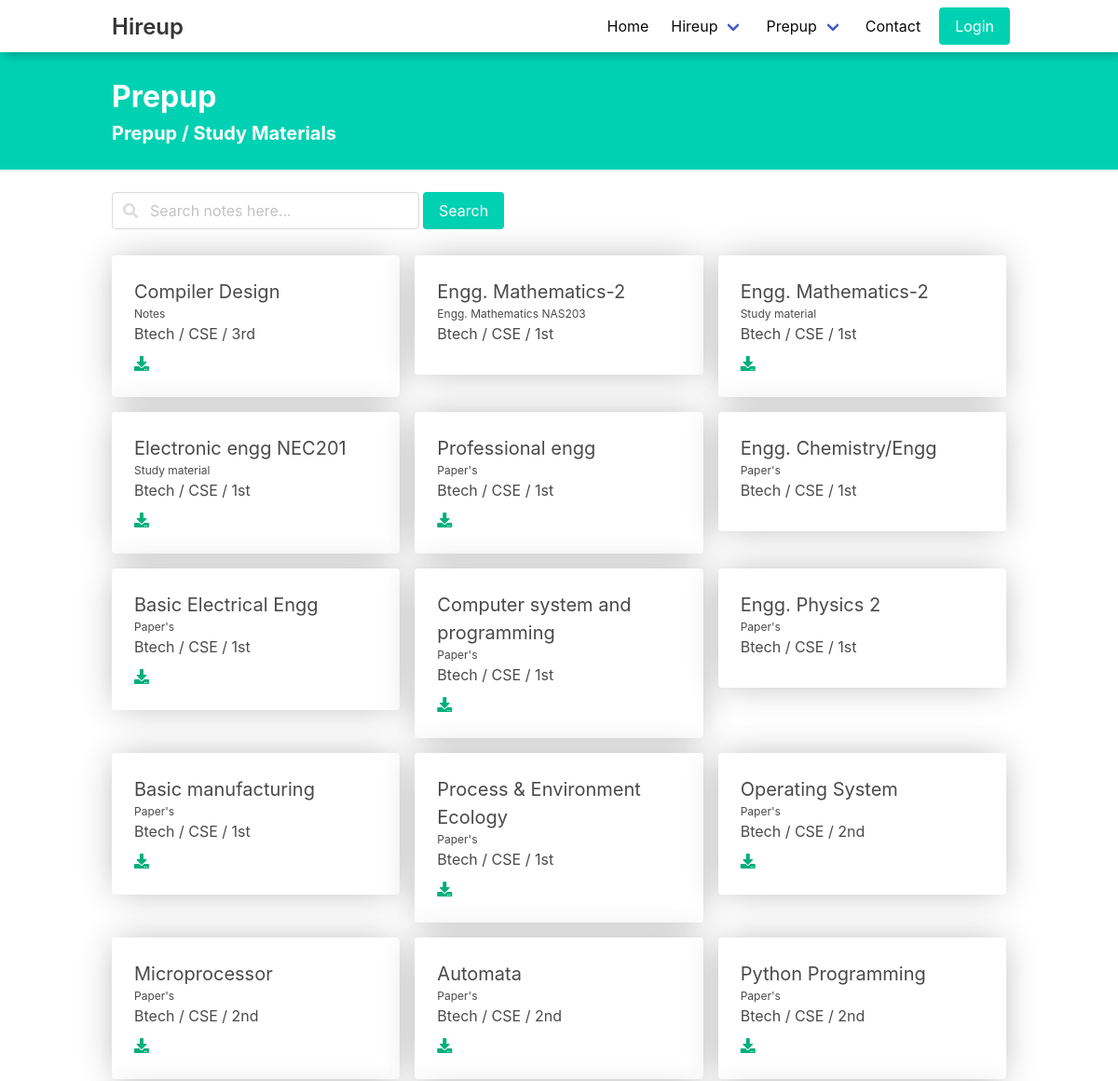
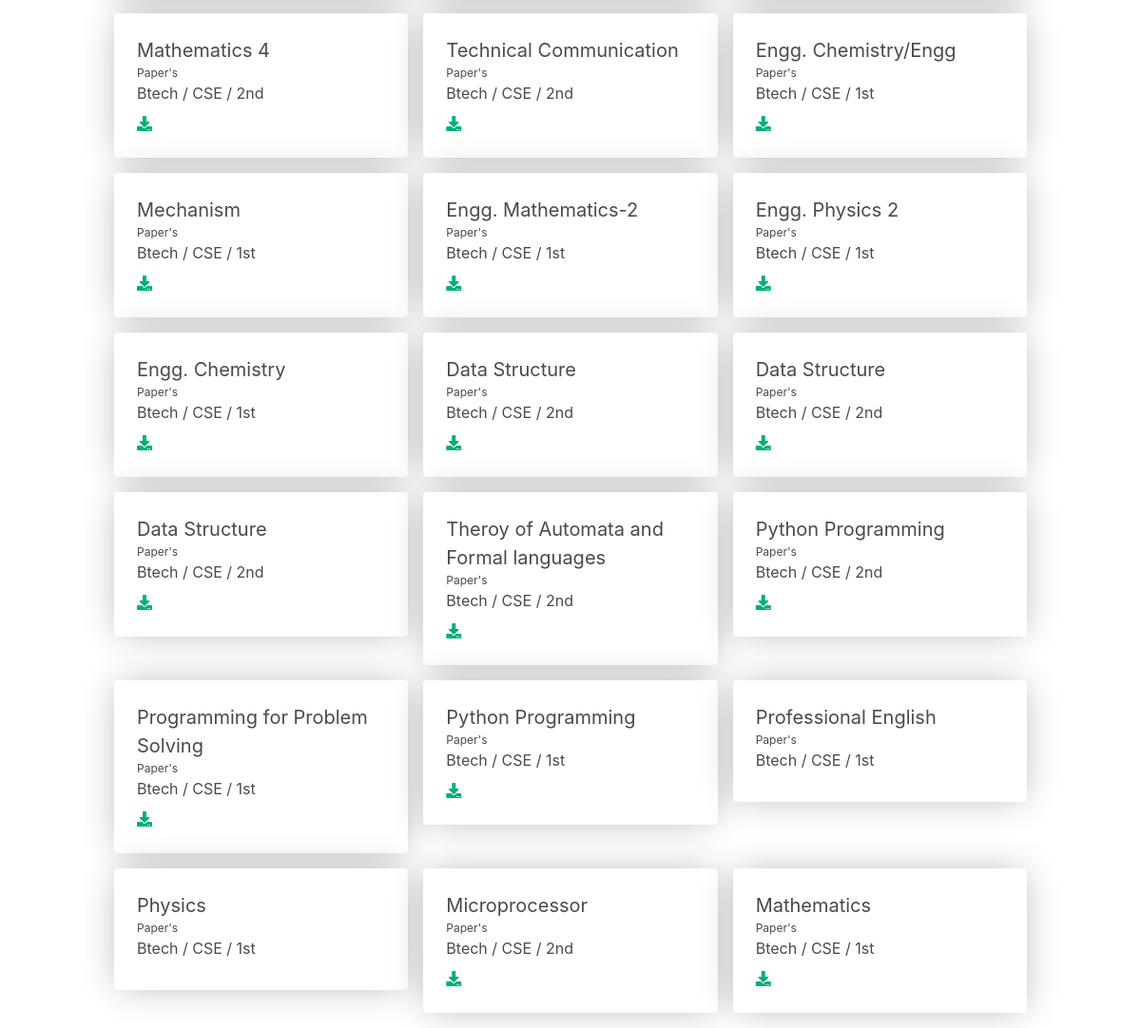
The page /prepup/ on the database its author committed (2 pictures, top to bottom).
### NotesApp/models.py (models this page shows)
class StudyMaterials(models.Model):
    Years = (
        ("1st", "1st"),
        ("2nd", "2nd"),
        ("3rd", "3rd"),
        ("4th", "4th"),
    )
    Banches = (
        ("CSE", "CSE"),
        ("IT", "IT"),
        ("ME", "ME"),
        ("AG", "AG"),
        ("CE", "CE"),
        ("BT", "BT"),
    )
    subject = models.CharField(max_length=200)
    Name = models.CharField(max_length=200)
    years = models.CharField(max_length=100, choices=Years)
    Branch = models.CharField(max_length=200, choices=Banches, default=None)
    file = models.FileField(
        upload_to="StudyMaterials/Fileuploads/", null=True, blank=True)
    url = models.URLField(null=True, blank=True)
    createdBy = models.ForeignKey(User, on_delete=models.CASCADE)
    IsApproved = models.BooleanField(default=False)
    def __str__(self):
        return str(self.Name) + str(self.subject)
    def getFile(self):
        domain = 'https://hireup-pdfs.s3.amazonaws.com/'
        url = str(domain) + str(self.file)
        return url

### NotesApp/views.py (the view)
# urls.py: path('', prepIndex, name='prepIndex'),
def prepIndex(request):
    studymaterials = StudyMaterials.objects.filter(IsApproved=True)
    print(studymaterials)
    logger.info('Study Page Loaded')
    return render(request, 'prepup/index.html', {'data': studymaterials})

### templates/prepup/index.html (shortened to what this page needs)
{% extends "layout.html" %} {% load static %} {% block css %}
<link rel="stylesheet" href="{% static 'css/prepup/index.css' %}" />
{% endblock %} {% block body %}
<div class="has-background-primary set">
  <div class="container py-5">
    <h1 class="is-size-3 has-text-white m-0"><b>Prepup</b></h1>
    <h2 class="is-size-5 has-text-white"><b>Prepup / Study Materials</b></h2>
  </div>
</div>
<form action="{% url 'SearchPreup' %}" >
<div class="container field is-grouped mt-5 set">
  <div class="field mr-1">
    <p class="control has-icons-left has-icons-right">
      <input class="input" type="text" placeholder="Search notes here..." name="q" />
      <span class="icon is-small is-left">
      </span>
    </p>
  </div>
  <button class="button is-primary" type="submit">Search</button>
</div>
</form>
<section class="section container set">
  <div class="card__container">
    {% for i in data %}
    <div class="card">
      <div class="card-content">
        <div class="content">
          <p class="is-size-5 m-0">{{i.subject}}</p>
          <p class="m-0 is-size-7 has-text-lightgrey">{{i.Name}}</p>
          <p class="m-0 is-size-6 mb-2">Btech / {{i.Branch}} / {{i.years}}</p>
          {% if i.url %}
          <a href="{{i.url}}"><i class="fa fa-download"></i></a> &nbsp;
          {% elif i.file %}
          <a href="{{i.getFile}}" target="_ankit"><i class="fa fa-download"></i></a>
          {% endif %}
        </div>
      </div>
    </div>
    {% endfor %}
  </div>
</section>
{% endblock %} {% block script %} {% endblock %}

### static/css/prepup/index.css (style rules this page uses)
.card__container { display: grid; grid-template-columns: repeat(auto-fill, minmax(250px, 1fr)); grid-gap: 1em; }
.card { height: max-content; box-shadow: 0px 0px 36px -5px rgba(0, 0, 0, 0.3); }
.card a { color: rgb(0, 175, 123); }
.section { padding: 1rem 0rem; }

### rows shown on the page
StudyMaterials: subject "Compiler Design", Name "Notes", Branch "CSE", years "3rd"
StudyMaterials: subject "Engg. Mathematics-2", Name "Engg. Mathematics NAS203", Branch "CSE", years "1st"
StudyMaterials: subject "Engg. Mathematics-2", Name "Study material", Branch "CSE", years "1st"
StudyMaterials: subject "Electronic engg NEC201", Name "Study material", Branch "CSE", years "1st"
StudyMaterials: subject "Professional engg", Name "Paper's", Branch "CSE", years "1st"
StudyMaterials: subject "Engg. Chemistry/Engg", Name "Paper's", Branch "CSE", years "1st"
StudyMaterials: subject "Basic Electrical Engg", Name "Paper's", Branch "CSE", years "1st"
StudyMaterials: subject "Computer system and programming", Name "Paper's", Branch "CSE", years "1st"
StudyMaterials: subject "Engg. Physics 2", Name "Paper's", Branch "CSE", years "1st"
StudyMaterials: subject "Basic manufacturing", Name "Paper's", Branch "CSE", years "1st"
StudyMaterials: subject "Process & Environment Ecology", Name "Paper's", Branch "CSE", years "1st"
StudyMaterials: subject "Operating System", Name "Paper's", Branch "CSE", years "2nd"
StudyMaterials: subject "Microprocessor", Name "Paper's", Branch "CSE", years "2nd"
StudyMaterials: subject "Automata", Name "Paper's", Branch "CSE", years "2nd"
StudyMaterials: subject "Python Programming", Name "Paper's", Branch "CSE", years "2nd"
StudyMaterials: subject "Mathematics 4", Name "Paper's", Branch "CSE", years "2nd"
StudyMaterials: subject "Technical Communication", Name "Paper's", Branch "CSE", years "2nd"
StudyMaterials: subject "Engg. Chemistry/Engg", Name "Paper's", Branch "CSE", years "1st"
StudyMaterials: subject "Mechanism", Name "Paper's", Branch "CSE", years "1st"
StudyMaterials: subject "Engg. Mathematics-2", Name "Paper's", Branch "CSE", years "1st"
StudyMaterials: subject "Engg. Physics 2", Name "Paper's", Branch "CSE", years "1st"
StudyMaterials: subject "Engg. Chemistry", Name "Paper's", Branch "CSE", years "1st"
StudyMaterials: subject "Data Structure", Name "Paper's", Branch "CSE", years "2nd"
StudyMaterials: subject "Data Structure", Name "Paper's", Branch "CSE", years "2nd"
StudyMaterials: subject "Data Structure", Name "Paper's", Branch "CSE", years "2nd"
StudyMaterials: subject "Theroy of Automata and Formal languages", Name "Paper's", Branch "CSE", years "2nd"
StudyMaterials: subject "Python Programming", Name "Paper's", Branch "CSE", years "2nd"
StudyMaterials: subject "Programming for Problem Solving", Name "Paper's", Branch "CSE", years "1st"
StudyMaterials: subject "Python Programming", Name "Paper's", Branch "CSE", years "1st"
StudyMaterials: subject "Professional English", Name "Paper's", Branch "CSE", years "1st"
StudyMaterials: subject "Physics", Name "Paper's", Branch "CSE", years "1st"
StudyMaterials: subject "Microprocessor", Name "Paper's", Branch "CSE", years "2nd"
StudyMaterials: subject "Mathematics", Name "Paper's", Branch "CSE", years "1st"
